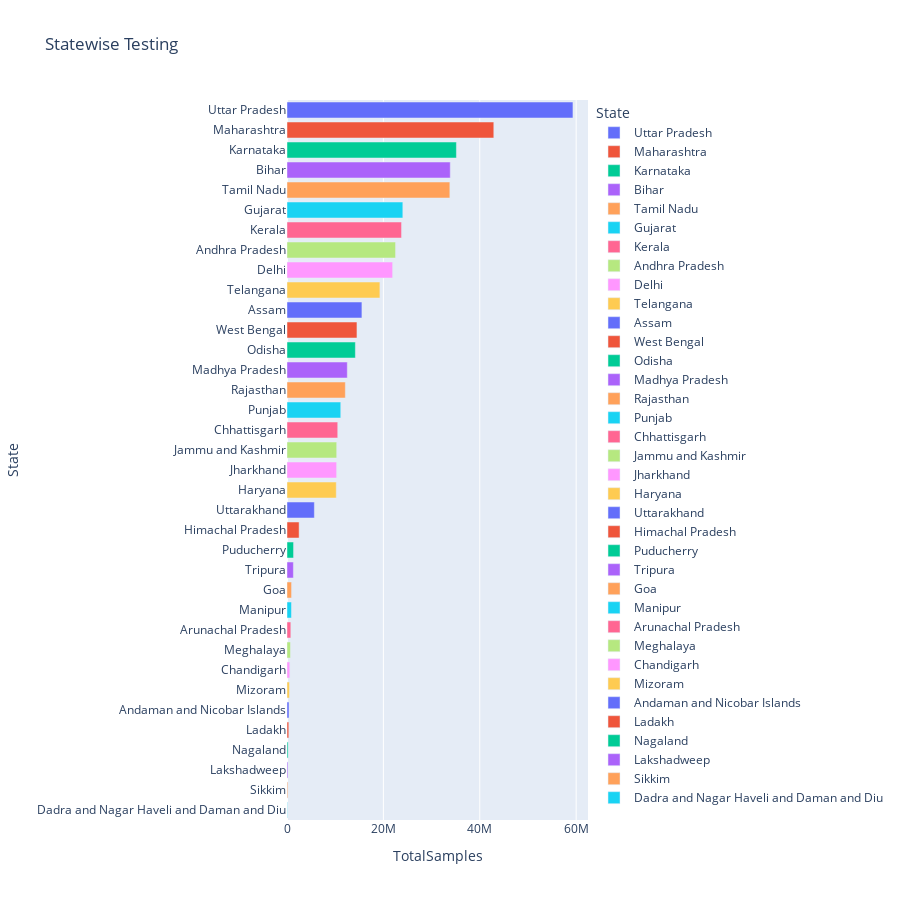

Notebook code cell kept with this figure:
### Code cell
testing=state_testing.groupby('State')['TotalSamples'].max().sort_values(ascending=False).reset_index()
fig = px.bar(testing, 
             x="TotalSamples",
             y="State", 
             orientation='h',
             height=900,
             title='Statewise Testing',
            color='State')
fig.show()

### Figure 1 — Plotly figure (JSON) as saved in the notebook; plotly's stock layout.template omitted (floating-point values rounded to 4 significant figures)
{"data": [{"alignmentgroup": "True", "hovertemplate": "State=%{y}<br>TotalSamples=%{x}<extra></extra>", "legendgroup": "Uttar Pradesh", "marker": {"color": "#636efa"}, "name": "Uttar Pradesh", "offsetgroup": "Uttar Pradesh", "orientation": "h", "showlegend": true, "textposition": "auto", "type": "bar", "x": [59331655], "xaxis": "x", "y": ["Uttar Pradesh"], "yaxis": "y"}, {"alignmentgroup": "True", "hovertemplate": "State=%{y}<br>TotalSamples=%{x}<extra></extra>", "legendgroup": "Maharashtra", "marker": {"color": "#EF553B"}, "name": "Maharashtra", "offsetgroup": "Maharashtra", "orientation": "h", "showlegend": true, "textposition": "auto", "type": "bar", "x": [42908288], "xaxis": "x", "y": ["Maharashtra"], "yaxis": "y"}, {"alignmentgroup": "True", "hovertemplate": "State=%{y}<br>TotalSamples=%{x}<extra></extra>", "legendgroup": "Karnataka", "marker": {"color": "#00cc96"}, "name": "Karnataka", "offsetgroup": "Karnataka", "orientation": "h", "showlegend": true, "textposition": "auto", "type": "bar", "x": [35152131], "xaxis": "x", "y": ["Karnataka"], "yaxis": "y"}, {"alignmentgroup": "True", "hovertemplate": "State=%{y}<br>TotalSamples=%{x}<extra></extra>", "legendgroup": "Bihar", "marker": {"color": "#ab63fa"}, "name": "Bihar", "offsetgroup": "Bihar", "orientation": "h", "showlegend": true, "textposition": "auto", "type": "bar", "x": [33875754], "xaxis": "x", "y": ["Bihar"], "yaxis": "y"}, {"alignmentgroup": "True", "hovertemplate": "State=%{y}<br>TotalSamples=%{x}<extra></extra>", "legendgroup": "Tamil Nadu", "marker": {"color": "#FFA15A"}, "name": "Tamil Nadu", "offsetgroup": "Tamil Nadu", "orientation": "h", "showlegend": true, "textposition": "auto", "type": "bar", "x": [33789460], "xaxis": "x", "y": ["Tamil Nadu"], "yaxis": "y"}, {"alignmentgroup": "True", "hovertemplate": "State=%{y}<br>TotalSamples=%{x}<extra></extra>", "legendgroup": "Gujarat", "marker": {"color": "#19d3f3"}, "name": "Gujarat", "offsetgroup": "Gujarat", "orientation": "h", "showlegend": true, "textposition": "auto", "type": "bar", "x": [24033168], "xaxis": "x", "y": ["Gujarat"], "yaxis": "y"}, {"alignmentgroup": "True", "hovertemplate": "State=%{y}<br>TotalSamples=%{x}<extra></extra>", "legendgroup": "Kerala", "marker": {"color": "#FF6692"}, "name": "Kerala", "offsetgroup": "Kerala", "orientation": "h", "showlegend": true, "textposition": "auto", "type": "bar", "x": [23768112], "xaxis": "x", "y": ["Kerala"], "yaxis": "y"}, {"alignmentgroup": "True", "hovertemplate": "State=%{y}<br>TotalSamples=%{x}<extra></extra>", "legendgroup": "Andhra Pradesh", "marker": {"color": "#B6E880"}, "name": "Andhra Pradesh", "offsetgroup": "Andhra Pradesh", "orientation": "h", "showlegend": true, "textposition": "auto", "type": "bar", "x": [22524187], "xaxis": "x", "y": ["Andhra Pradesh"], "yaxis": "y"}, {"alignmentgroup": "True", "hovertemplate": "State=%{y}<br>TotalSamples=%{x}<extra></extra>", "legendgroup": "Delhi", "marker": {"color": "#FF97FF"}, "name": "Delhi", "offsetgroup": "Delhi", "orientation": "h", "showlegend": true, "textposition": "auto", "type": "bar", "x": [21916160], "xaxis": "x", "y": ["Delhi"], "yaxis": "y"}, {"alignmentgroup": "True", "hovertemplate": "State=%{y}<br>TotalSamples=%{x}<extra></extra>", "legendgroup": "Telangana", "marker": {"color": "#FECB52"}, "name": "Telangana", "offsetgroup": "Telangana", "orientation": "h", "showlegend": true, "textposition": "auto", "type": "bar", "x": [19274985], "xaxis": "x", "y": ["Telangana"], "yaxis": "y"}, {"alignmentgroup": "True", "hovertemplate": "State=%{y}<br>TotalSamples=%{x}<extra></extra>", "legendgroup": "Assam", "marker": {"color": "#636efa"}, "name": "Assam", "offsetgroup": "Assam", "orientation": "h", "showlegend": true, "textposition": "auto", "type": "bar", "x": [15545174], "xaxis": "x", "y": ["Assam"], "yaxis": "y"}, {"alignmentgroup": "True", "hovertemplate": "State=%{y}<br>TotalSamples=%{x}<extra></extra>", "legendgroup": "West Bengal", "marker": {"color": "#EF553B"}, "name": "West Bengal", "offsetgroup": "West Bengal", "orientation": "h", "showlegend": true, "textposition": "auto", "type": "bar", "x": [14516751], "xaxis": "x", "y": ["West Bengal"], "yaxis": "y"}, {"alignmentgroup": "True", "hovertemplate": "State=%{y}<br>TotalSamples=%{x}<extra></extra>", "legendgroup": "Odisha", "marker": {"color": "#00cc96"}, "name": "Odisha", "offsetgroup": "Odisha", "orientation": "h", "showlegend": true, "textposition": "auto", "type": "bar", "x": [14188695], "xaxis": "x", "y": ["Odisha"], "yaxis": "y"}, {"alignmentgroup": "True", "hovertemplate": "State=%{y}<br>TotalSamples=%{x}<extra></extra>", "legendgroup": "Madhya Pradesh", "marker": {"color": "#ab63fa"}, "name": "Madhya Pradesh", "offsetgroup": "Madhya Pradesh", "orientation": "h", "showlegend": true, "textposition": "auto", "type": "bar", "x": [12512247], "xaxis": "x", "y": ["Madhya Pradesh"], "yaxis": "y"}, {"alignmentgroup": "True", "hovertemplate": "State=%{y}<br>TotalSamples=%{x}<extra></extra>", "legendgroup": "Rajasthan", "marker": {"color": "#FFA15A"}, "name": "Rajasthan", "offsetgroup": "Rajasthan", "orientation": "h", "showlegend": true, "textposition": "auto", "type": "bar", "x": [12104131], "xaxis": "x", "y": ["Rajasthan"], "yaxis": "y"}, {"alignmentgroup": "True", "hovertemplate": "State=%{y}<br>TotalSamples=%{x}<extra></extra>", "legendgroup": "Punjab", "marker": {"color": "#19d3f3"}, "name": "Punjab", "offsetgroup": "Punjab", "orientation": "h", "showlegend": true, "textposition": "auto", "type": "bar", "x": [11155450], "xaxis": "x", "y": ["Punjab"], "yaxis": "y"}, {"alignmentgroup": "True", "hovertemplate": "State=%{y}<br>TotalSamples=%{x}<extra></extra>", "legendgroup": "Chhattisgarh", "marker": {"color": "#FF6692"}, "name": "Chhattisgarh", "offsetgroup": "Chhattisgarh", "orientation": "h", "showlegend": true, "textposition": "auto", "type": "bar", "x": [10527438], "xaxis": "x", "y": ["Chhattisgarh"], "yaxis": "y"}, {"alignmentgroup": "True", "hovertemplate": "State=%{y}<br>TotalSamples=%{x}<extra></extra>", "legendgroup": "Jammu and Kashmir", "marker": {"color": "#B6E880"}, "name": "Jammu and Kashmir", "offsetgroup": "Jammu and Kashmir", "orientation": "h", "showlegend": true, "textposition": "auto", "type": "bar", "x": [10314088], "xaxis": "x", "y": ["Jammu and Kashmir"], "yaxis": "y"}, {"alignmentgroup": "True", "hovertemplate": "State=%{y}<br>TotalSamples=%{x}<extra></extra>", "legendgroup": "Jharkhand", "marker": {"color": "#FF97FF"}, "name": "Jharkhand", "offsetgroup": "Jharkhand", "orientation": "h", "showlegend": true, "textposition": "auto", "type": "bar", "x": [10298110], "xaxis": "x", "y": ["Jharkhand"], "yaxis": "y"}, {"alignmentgroup": "True", "hovertemplate": "State=%{y}<br>TotalSamples=%{x}<extra></extra>", "legendgroup": "Haryana", "marker": {"color": "#FECB52"}, "name": "Haryana", "offsetgroup": "Haryana", "orientation": "h", "showlegend": true, "textposition": "auto", "type": "bar", "x": [10223138], "xaxis": "x", "y": ["Haryana"], "yaxis": "y"}, {"alignmentgroup": "True", "hovertemplate": "State=%{y}<br>TotalSamples=%{x}<extra></extra>", "legendgroup": "Uttarakhand", "marker": {"color": "#636efa"}, "name": "Uttarakhand", "offsetgroup": "Uttarakhand", "orientation": "h", "showlegend": true, "textposition": "auto", "type": "bar", "x": [5677464], "xaxis": "x", "y": ["Uttarakhand"], "yaxis": "y"}, {"alignmentgroup": "True", "hovertemplate": "State=%{y}<br>TotalSamples=%{x}<extra></extra>", "legendgroup": "Himachal Pradesh", "marker": {"color": "#EF553B"}, "name": "Himachal Pradesh", "offsetgroup": "Himachal Pradesh", "orientation": "h", "showlegend": true, "textposition": "auto", "type": "bar", "x": [2512236], "xaxis": "x", "y": ["Himachal Pradesh"], "yaxis": "y"}, {"alignmentgroup": "True", "hovertemplate": "State=%{y}<br>TotalSamples=%{x}<extra></extra>", "legendgroup": "Puducherry", "marker": {"color": "#00cc96"}, "name": "Puducherry", "offsetgroup": "Puducherry", "orientation": "h", "showlegend": true, "textposition": "auto", "type": "bar", "x": [1359847], "xaxis": "x", "y": ["Puducherry"], "yaxis": "y"}, {"alignmentgroup": "True", "hovertemplate": "State=%{y}<br>TotalSamples=%{x}<extra></extra>", "legendgroup": "Tripura", "marker": {"color": "#ab63fa"}, "name": "Tripura", "offsetgroup": "Tripura", "orientation": "h", "showlegend": true, "textposition": "auto", "type": "bar", "x": [1326395], "xaxis": "x", "y": ["Tripura"], "yaxis": "y"}, {"alignmentgroup": "True", "hovertemplate": "State=%{y}<br>TotalSamples=%{x}<extra></extra>", "legendgroup": "Goa", "marker": {"color": "#FFA15A"}, "name": "Goa", "offsetgroup": "Goa", "orientation": "h", "showlegend": true, "textposition": "auto", "type": "bar", "x": [947963], "xaxis": "x", "y": ["Goa"], "yaxis": "y"}, {"alignmentgroup": "True", "hovertemplate": "State=%{y}<br>TotalSamples=%{x}<extra></extra>", "legendgroup": "Manipur", "marker": {"color": "#19d3f3"}, "name": "Manipur", "offsetgroup": "Manipur", "orientation": "h", "showlegend": true, "textposition": "auto", "type": "bar", "x": [928312], "xaxis": "x", "y": ["Manipur"], "yaxis": "y"}, {"alignmentgroup": "True", "hovertemplate": "State=%{y}<br>TotalSamples=%{x}<extra></extra>", "legendgroup": "Arunachal Pradesh", "marker": {"color": "#FF6692"}, "name": "Arunachal Pradesh", "offsetgroup": "Arunachal Pradesh", "orientation": "h", "showlegend": true, "textposition": "auto", "type": "bar", "x": [795331], "xaxis": "x", "y": ["Arunachal Pradesh"], "yaxis": "y"}, {"alignmentgroup": "True", "hovertemplate": "State=%{y}<br>TotalSamples=%{x}<extra></extra>", "legendgroup": "Meghalaya", "marker": {"color": "#B6E880"}, "name": "Meghalaya", "offsetgroup": "Meghalaya", "orientation": "h", "showlegend": true, "textposition": "auto", "type": "bar", "x": [720409], "xaxis": "x", "y": ["Meghalaya"], "yaxis": "y"}, {"alignmentgroup": "True", "hovertemplate": "State=%{y}<br>TotalSamples=%{x}<extra></extra>", "legendgroup": "Chandigarh", "marker": {"color": "#FF97FF"}, "name": "Chandigarh", "offsetgroup": "Chandigarh", "orientation": "h", "showlegend": true, "textposition": "auto", "type": "bar", "x": [576457], "xaxis": "x", "y": ["Chandigarh"], "yaxis": "y"}, {"alignmentgroup": "True", "hovertemplate": "State=%{y}<br>TotalSamples=%{x}<extra></extra>", "legendgroup": "Mizoram", "marker": {"color": "#FECB52"}, "name": "Mizoram", "offsetgroup": "Mizoram", "orientation": "h", "showlegend": true, "textposition": "auto", "type": "bar", "x": [503176], "xaxis": "x", "y": ["Mizoram"], "yaxis": "y"}, {"alignmentgroup": "True", "hovertemplate": "State=%{y}<br>TotalSamples=%{x}<extra></extra>", "legendgroup": "Andaman and Nicobar Islands", "marker": {"color": "#636efa"}, "name": "Andaman and Nicobar Islands", "offsetgroup": "Andaman and Nicobar Islands", "orientation": "h", "showlegend": true, "textposition": "auto", "type": "bar", "x": [414166], "xaxis": "x", "y": ["Andaman and Nicobar Islands"], "yaxis": "y"}, {"alignmentgroup": "True", "hovertemplate": "State=%{y}<br>TotalSamples=%{x}<extra></extra>", "legendgroup": "Ladakh", "marker": {"color": "#EF553B"}, "name": "Ladakh", "offsetgroup": "Ladakh", "orientation": "h", "showlegend": true, "textposition": "auto", "type": "bar", "x": [373706], "xaxis": "x", "y": ["Ladakh"], "yaxis": "y"}, {"alignmentgroup": "True", "hovertemplate": "State=%{y}<br>TotalSamples=%{x}<extra></extra>", "legendgroup": "Nagaland", "marker": {"color": "#00cc96"}, "name": "Nagaland", "offsetgroup": "Nagaland", "orientation": "h", "showlegend": true, "textposition": "auto", "type": "bar", "x": [233157], "xaxis": "x", "y": ["Nagaland"], "yaxis": "y"}, {"alignmentgroup": "True", "hovertemplate": "State=%{y}<br>TotalSamples=%{x}<extra></extra>", "legendgroup": "Lakshadweep", "marker": {"color": "#ab63fa"}, "name": "Lakshadweep", "offsetgroup": "Lakshadweep", "orientation": "h", "showlegend": true, "textposition": "auto", "type": "bar", "x": [192412], "xaxis": "x", "y": ["Lakshadweep"], "yaxis": "y"}, {"alignmentgroup": "True", "hovertemplate": "State=%{y}<br>TotalSamples=%{x}<extra></extra>", "legendgroup": "Sikkim", "marker": {"color": "#FFA15A"}, "name": "Sikkim", "offsetgroup": "Sikkim", "orientation": "h", "showlegend": true, "textposition": "auto", "type": "bar", "x": [168667], "xaxis": "x", "y": ["Sikkim"], "yaxis": "y"}, {"alignmentgroup": "True", "hovertemplate": "State=%{y}<br>TotalSamples=%{x}<extra></extra>", "legendgroup": "Dadra and Nagar Haveli and Daman and Diu", "marker": {"color": "#19d3f3"}, "name": "Dadra and Nagar Haveli and Daman and Diu", "offsetgroup": "Dadra and Nagar Haveli and Daman and Diu", "orientation": "h", "showlegend": true, "textposition": "auto", "type": "bar", "x": [72410], "xaxis": "x", "y": ["Dadra and Nagar Haveli and Daman and Diu"], "yaxis": "y"}], "layout": {"barmode": "relative", "height": 900, "legend": {"title": {"text": "State"}, "tracegroupgap": 0}, "title": {"text": "Statewise Testing"}, "xaxis": {"anchor": "y", "domain": [0, 1], "title": {"text": "TotalSamples"}}, "yaxis": {"anchor": "x", "categoryarray": ["Dadra and Nagar Haveli and Daman and Diu", "Sikkim", "Lakshadweep", "Nagaland", "Ladakh", "Andaman and Nicobar Islands", "Mizoram", "Chandigarh", "Meghalaya", "Arunachal Pradesh", "Manipur", "Goa", "Tripura", "Puducherry", "Himachal Pradesh", "Uttarakhand", "Haryana", "Jharkhand", "Jammu and Kashmir", "Chhattisgarh", "Punjab", "Rajasthan", "Madhya Pradesh", "Odisha", "West Bengal", "Assam", "Telangana", "Delhi", "Andhra Pradesh", "Kerala", "Gujarat", "Tamil Nadu", "Bihar", "Karnataka", "Maharashtra", "Uttar Pradesh"], "categoryorder": "array", "domain": [0, 1], "title": {"text": "State"}}}}
